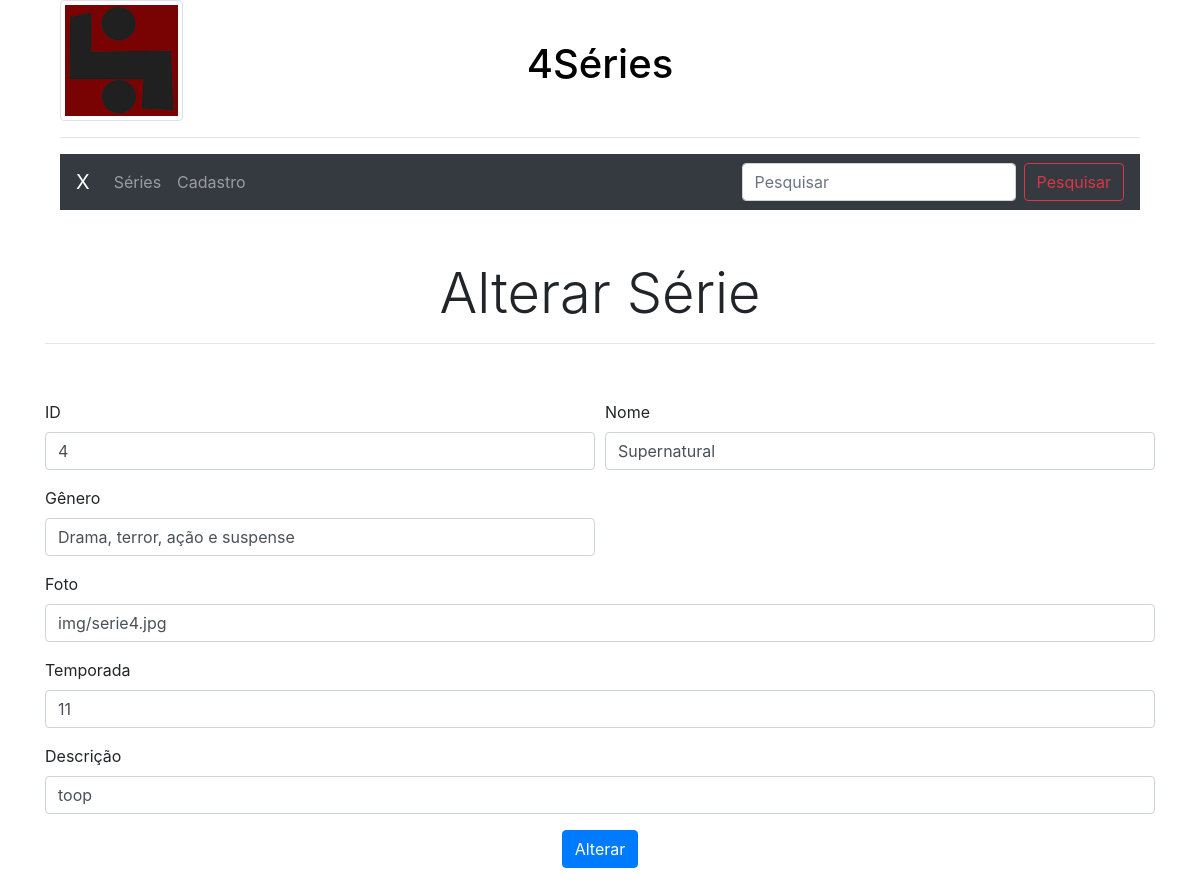
Page /update.php?id=4 on the committed database.
### tables this page shows
CREATE TABLE `series` (
  `id` int(3) NOT NULL,
  `nome` varchar(255) NOT NULL,
  `genero` varchar(255) NOT NULL,
  `foto` varchar(255) NOT NULL,
  `temporada` varchar(255) NOT NULL,
  `descricao` varchar(255) NOT NULL,
  `status` enum('Ativo','Removido') NOT NULL
);

### update.php (the view, shortened to what this page needs)
<div class="container">
<?php
include 'header.php';
include 'conexao.php';
	$sql = "SELECT * FROM series WHERE id=".intval($_GET['id']);
	$res = $conn->query($sql);
	$row = $res->fetch_assoc();
?>
<h1 class="display-4" style="text-align:center; padding-top: 50px ">Alterar Série</h1>
<hr/>
<form method="POST" action="update.php?id=<?php echo $row['id']?>&up=sim" style="padding-top: 40px">
  <div class="form-row">
    <div class="form-group col-md-6">
      <label for="serieId">ID</label>
      <input type="text" class="form-control" id="serieId" placeholder="ID" name="serieId" value="<?php echo $row['id'] ?>">
    </div>
    <div class="form-group col-md-6">
      <label for="serieNome">Nome</label>
      <input type="text" class="form-control" id="serieNome" placeholder="Nome" name="serieNome" value="<?php echo $row['nome'] ?>">
    </div>
    <div class="form-group col-md-6">
      <label for="serieGenero">Gênero</label>
      <input type="text" class="form-control" id="serieGenero" placeholder="Gênero" name="serieGenero" value="<?php echo $row['genero'] ?>">
    </div>
  </div>
  <div class="form-group">
    <label for="serieFoto">Foto</label>
    <input type="text" class="form-control" id="serieFoto" placeholder="Foto" name="serieFoto" value="<?php echo $row['foto'] ?>">
  </div>
   <div class="form-group">
    <label for="serieTemporada">Temporada</label>
    <input type="text" class="form-control" id="serieTemporada" placeholder="Temporada" name="serieTemporada" value="<?php echo $row['temporada'] ?>">
  </div>
   <div class="form-group">
    <label for="serieDescricao">Descrição</label>
    <input type="text" class="form-control" id="serieDescricao" placeholder="Descrição" name="serieDescricao" value="<?php echo $row['descricao'] ?>">
  </div>
<center>
  <button type="submit" class="btn btn-primary">Alterar</button></center>
</form>
</div>

### rows in the picture
series: serieId "4", serieNome "Supernatural", serieGenero "Drama, terror, ação e suspense", serieFoto "img/serie4.jpg", serieTemporada "11", serieDescricao "toop"
